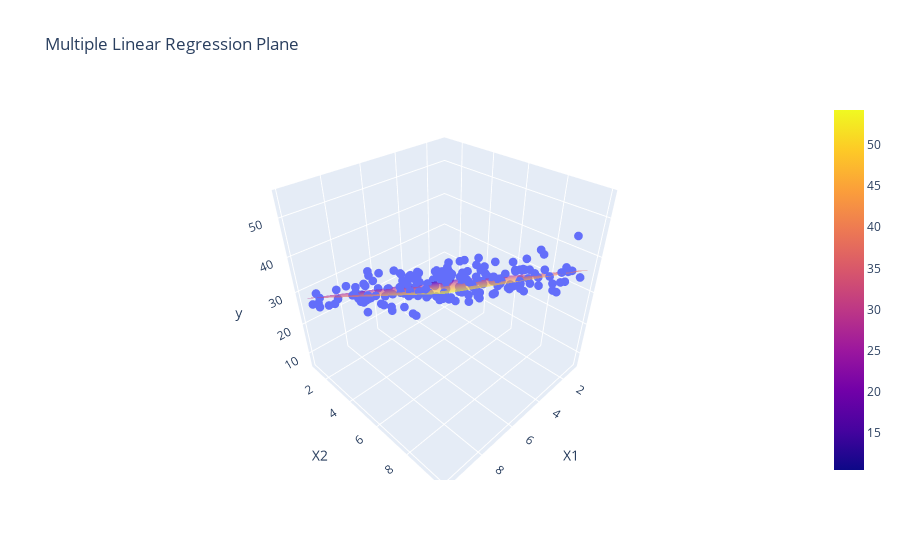

Write notebook code for a chart like this one.
### Markdown cell above
## 5. Visualize Regression Plane with Data

### Code cell
fig = go.Figure()

# Actual data
fig.add_trace(go.Scatter3d(
    x=X[:,0],
    y=X[:,1],
    z=y,
    mode='markers',
    marker=dict(size=3),
    name='Actual Data'
))

# Regression plane
fig.add_trace(go.Surface(
    x=X1_grid,
    y=X2_grid,
    z=y_plane.reshape(X1_grid.shape),
    opacity=0.6,
    name='Regression Plane'
))

fig.update_layout(
    title="Multiple Linear Regression Plane",
    scene=dict(
        xaxis_title="X1",
        yaxis_title="X2",
        zaxis_title="y"
    )
)

fig.show()

### Figure 1 — Plotly figure (JSON) as saved in the notebook; plotly's stock layout.template omitted (floating-point values rounded to 4 significant figures; data arrays with more than 128 entries replaced by an {"elided": "..."} marker saying what was removed)
{"data": [{"marker": {"size": 3}, "mode": "markers", "name": "Actual Data", "type": "scatter3d", "x": {"elided": "200 float values"}, "y": {"elided": "200 float values"}, "z": {"elided": "200 float values"}}, {"name": "Regression Plane", "opacity": 0.6, "type": "surface", "x": {"elided": "20x20 float values"}, "y": {"elided": "20x20 float values"}, "z": {"elided": "20x20 float values"}}], "layout": {"scene": {"xaxis": {"title": {"text": "X1"}}, "yaxis": {"title": {"text": "X2"}}, "zaxis": {"title": {"text": "y"}}}, "title": {"text": "Multiple Linear Regression Plane"}}}
